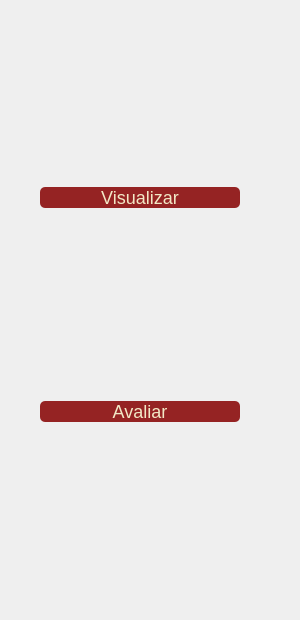
    <widget class="QWidget" name="page_menu">
     <widget class="QWidget" name="verticalLayoutWidget">
      <property name="geometry">
       <rect>
        <x>0</x>
        <y>0</y>
        <width>291</width>
        <height>611</height>
       </rect>
      </property>
      <layout class="QVBoxLayout" name="verticalLayout" stretch="0,0">
       <property name="sizeConstraint">
        <enum>QLayout::SetDefaultConstraint</enum>
       </property>
       <property name="leftMargin">
        <number>40</number>
       </property>
       <property name="rightMargin">
        <number>0</number>
       </property>
       <item>
        <widget class="QPushButton" name="visualizar_btn">
         <property name="maximumSize">
          <size>
           <width>200</width>
           <height>16777215</height>
          </size>
         </property>
         <property name="palette">
          <palette>
           <active>
            <colorrole role="WindowText">
             <brush brushstyle="SolidPattern">
              <color alpha="255">
               <red>242</red>
               <green>232</green>
               <blue>198</blue>
              </color>
             </brush>
            </colorrole>
            <colorrole role="Button">
             <brush brushstyle="SolidPattern">
              <color alpha="255">
               <red>149</red>
               <green>35</green>
               <blue>35</blue>
              </color>
             </brush>
            </colorrole>
            <colorrole role="Text">
             <brush brushstyle="SolidPattern">
              <color alpha="255">
               <red>242</red>
               <green>232</green>
               <blue>198</blue>
              </color>
             </brush>
            </colorrole>
            <colorrole role="ButtonText">
             <brush brushstyle="SolidPattern">
              <color alpha="255">
               <red>242</red>
               <green>232</green>
               <blue>198</blue>
              </color>
             </brush>
            </colorrole>
            <colorrole role="Base">
             <brush brushstyle="SolidPattern">
              <color alpha="255">
               <red>149</red>
               <green>35</green>
               <blue>35</blue>
              </color>
             </brush>
            </colorrole>
            <colorrole role="Window">
             <brush brushstyle="SolidPattern">
              <color alpha="255">
               <red>149</red>
               <green>35</green>
               <blue>35</blue>
              </color>
             </brush>
            </colorrole>
           </active>
           <inactive>
            <colorrole role="WindowText">
             <brush brushstyle="SolidPattern">
              <color alpha="255">
               <red>242</red>
               <green>232</green>
               <blue>198</blue>
              </color>
             </brush>
            </colorrole>
            <colorrole role="Button">
             <brush brushstyle="SolidPattern">
              <color alpha="255">
               <red>149</red>
               <green>35</green>
               <blue>35</blue>
              </color>
             </brush>
            </colorrole>
            <colorrole role="Text">
             <brush brushstyle="SolidPattern">
              <color alpha="255">
               <red>242</red>
               <green>232</green>
               <blue>198</blue>
              </color>
             </brush>
            </colorrole>
            <colorrole role="ButtonText">
             <brush brushstyle="SolidPattern">
              <color alpha="255">
               <red>242</red>
               <green>232</green>
               <blue>198</blue>
              </color>
             </brush>
            </colorrole>
            <colorrole role="Base">
             <brush brushstyle="SolidPattern">
              <color alpha="255">
               <red>149</red>
               <green>35</green>
               <blue>35</blue>
              </color>
             </brush>
            </colorrole>
            <colorrole role="Window">
             <brush brushstyle="SolidPattern">
              <color alpha="255">
               <red>149</red>
               <green>35</green>
               <blue>35</blue>
              </color>
             </brush>
            </colorrole>
           </inactive>
           <disabled>
            <colorrole role="WindowText">
             <brush brushstyle="SolidPattern">
              <color alpha="255">
               <red>242</red>
               <green>232</green>
               <blue>198</blue>
              </color>
             </brush>
            </colorrole>
            <colorrole role="Button">
             <brush brushstyle="SolidPattern">
              <color alpha="255">
               <red>149</red>
               <green>35</green>
               <blue>35</blue>
              </color>
             </brush>
            </colorrole>
            <colorrole role="Text">
             <brush brushstyle="SolidPattern">
              <color alpha="255">
               <red>242</red>
               <green>232</green>
               <blue>198</blue>
              </color>
             </brush>
            </colorrole>
            <colorrole role="ButtonText">
             <brush brushstyle="SolidPattern">
              <color alpha="255">
               <red>242</red>
               <green>232</green>
               <blue>198</blue>
              </color>
             </brush>
            </colorrole>
            <colorrole role="Base">
             <brush brushstyle="SolidPattern">
              <color alpha="255">
               <red>149</red>
               <green>35</green>
               <blue>35</blue>
              </color>
             </brush>
            </colorrole>
            <colorrole role="Window">
             <brush brushstyle="SolidPattern">
              <color alpha="255">
               <red>149</red>
               <green>35</green>
               <blue>35</blue>
              </color>
             </brush>
            </colorrole>
           </disabled>
          </palette>
         </property>
         <property name="font">
          <font>
           <pointsize>-1</pointsize>
          </font>
         </property>
         <property name="styleSheet">
          <string notr="true">QPushButton{
border-radius:5px;
color: #F2E8C6;
background-color: #952323;
font-size: 18px
}</string>
         </property>
         <property name="text">
          <string>Visualizar</string>
         </property>
        </widget>
       </item>
       <item>
        <widget class="QPushButton" name="avaliar_btn">
         <property name="sizePolicy">
          <sizepolicy hsizetype="Expanding" vsizetype="Fixed">
           <horstretch>0</horstretch>
           <verstretch>0</verstretch>
          </sizepolicy>
         </property>
         <property name="maximumSize">
          <size>
           <width>200</width>
           <height>16777215</height>
          </size>
         </property>
         <property name="font">
          <font>
           <pointsize>-1</pointsize>
          </font>
         </property>
         <property name="layoutDirection">
          <enum>Qt::LeftToRight</enum>
         </property>
         <property name="styleSheet">
          <string notr="true">QPushButton{
border-radius:5px;
color: #F2E8C6;
background-color: #952323;
font-size: 18px
}</string>
         </property>
         <property name="text">
          <string>Avaliar</string>
         </property>
        </widget>
       </item>
      </layout>
     </widget>
    </widget>
